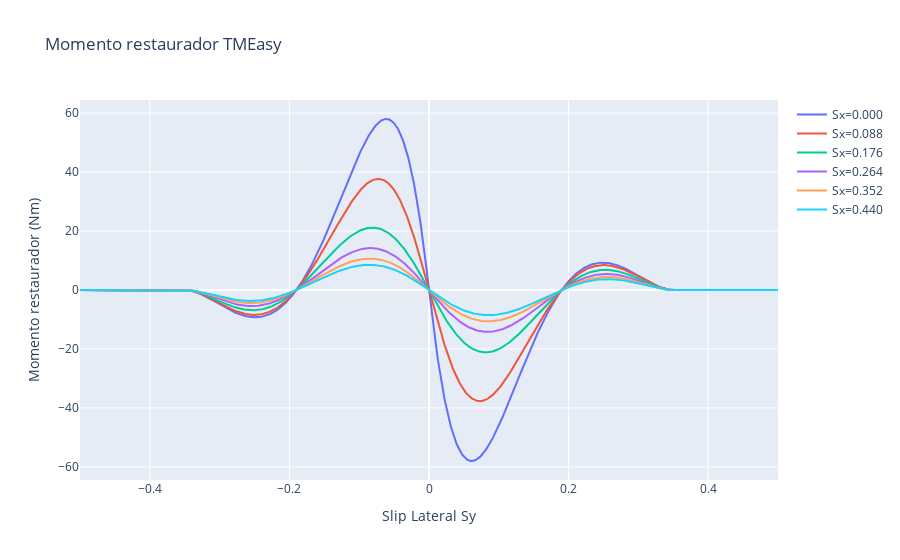

Notebook cell for this chart:
### Code cell
Sy = np.linspace(-0.5, 0.5, 1001)
Fz = 3500
sx = [0, 0.088, 0.176, 0.264, 0.352, 0.44]
forces = []
for slipx in sx:
    My = [TMEasy.get_tire_forces(slipx, Sy[i], Fz)[2] for i in range(len(Sy))]
    forces.append(Function(Sy, My, 'Slip Lateral Sy', 'Momento restaurador (Nm)', name='Sx={:.3F}'.format(slipx)))
forces[0].comparaNPlots2(forces[1:], title='Momento restaurador TMEasy')

### Figure 1 — Plotly figure (JSON) as saved in the notebook; plotly's stock layout.template omitted (floating-point values rounded to 4 significant figures; data arrays with more than 128 entries replaced by an {"elided": "..."} marker saying what was removed)
{"data": [{"name": "Sx=0.000", "type": "scatter", "x": {"elided": "1001 float values"}, "y": {"elided": "1001 float values"}}, {"name": "Sx=0.088", "type": "scatter", "x": {"elided": "1001 float values"}, "y": {"elided": "1001 float values"}}, {"name": "Sx=0.176", "type": "scatter", "x": {"elided": "1001 float values"}, "y": {"elided": "1001 float values"}}, {"name": "Sx=0.264", "type": "scatter", "x": {"elided": "1001 float values"}, "y": {"elided": "1001 float values"}}, {"name": "Sx=0.352", "type": "scatter", "x": {"elided": "1001 float values"}, "y": {"elided": "1001 float values"}}, {"name": "Sx=0.440", "type": "scatter", "x": {"elided": "1001 float values"}, "y": {"elided": "1001 float values"}}], "layout": {"title": {"text": "Momento restaurador TMEasy"}, "xaxis": {"title": {"text": "Slip Lateral Sy"}}, "yaxis": {"title": {"text": "Momento restaurador (Nm)"}}}}
